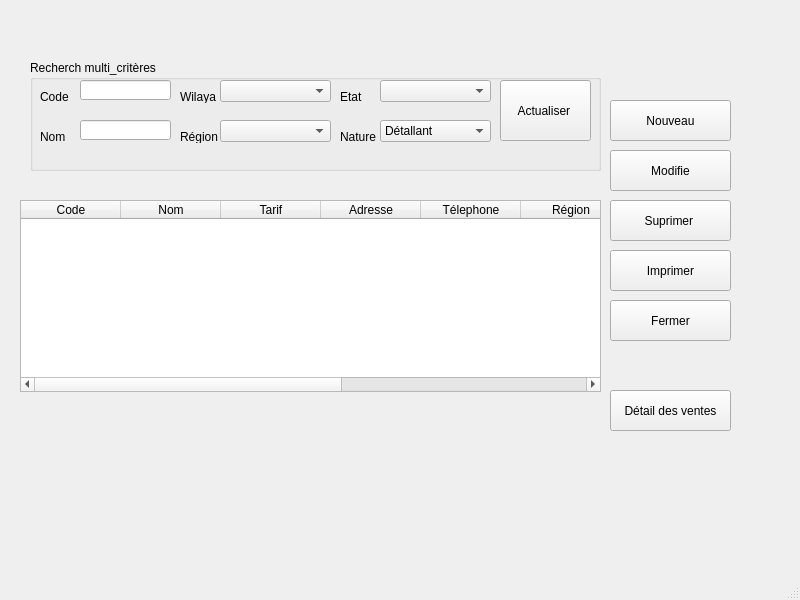
<?xml version="1.0" encoding="UTF-8"?>
<ui version="4.0">
 <class>MainWindow</class>
 <widget class="QMainWindow" name="MainWindow">
  <property name="geometry">
   <rect>
    <x>0</x>
    <y>0</y>
    <width>800</width>
    <height>600</height>
   </rect>
  </property>
  <property name="windowTitle">
   <string>MainWindow</string>
  </property>
  <widget class="QWidget" name="centralwidget">
   <widget class="QPushButton" name="pushButton_29">
    <property name="geometry">
     <rect>
      <x>610</x>
      <y>390</y>
      <width>121</width>
      <height>41</height>
     </rect>
    </property>
    <property name="text">
     <string>Détail des ventes</string>
    </property>
   </widget>
   <widget class="QTableWidget" name="tableWidget">
    <property name="geometry">
     <rect>
      <x>20</x>
      <y>200</y>
      <width>581</width>
      <height>192</height>
     </rect>
    </property>
    <column>
     <property name="text">
      <string>Code</string>
     </property>
    </column>
    <column>
     <property name="text">
      <string>Nom</string>
     </property>
    </column>
    <column>
     <property name="text">
      <string>Tarif</string>
     </property>
    </column>
    <column>
     <property name="text">
      <string>Adresse</string>
     </property>
    </column>
    <column>
     <property name="text">
      <string>Télephone</string>
     </property>
    </column>
    <column>
     <property name="text">
      <string>Région</string>
     </property>
    </column>
    <column>
     <property name="text">
      <string>Willaya</string>
     </property>
    </column>
    <column>
     <property name="text">
      <string>Mail</string>
     </property>
    </column>
    <column>
     <property name="text">
      <string>solde</string>
     </property>
    </column>
   </widget>
   <widget class="QPushButton" name="pushButton_3">
    <property name="geometry">
     <rect>
      <x>610</x>
      <y>100</y>
      <width>121</width>
      <height>41</height>
     </rect>
    </property>
    <property name="text">
     <string>Nouveau</string>
    </property>
   </widget>
   <widget class="QPushButton" name="pushButton_4">
    <property name="geometry">
     <rect>
      <x>610</x>
      <y>150</y>
      <width>121</width>
      <height>41</height>
     </rect>
    </property>
    <property name="text">
     <string>Modifie</string>
    </property>
   </widget>
   <widget class="QPushButton" name="pushButton_27">
    <property name="geometry">
     <rect>
      <x>610</x>
      <y>250</y>
      <width>121</width>
      <height>41</height>
     </rect>
    </property>
    <property name="text">
     <string>Imprimer</string>
    </property>
   </widget>
   <widget class="QPushButton" name="pushButton_28">
    <property name="geometry">
     <rect>
      <x>610</x>
      <y>300</y>
      <width>121</width>
      <height>41</height>
     </rect>
    </property>
    <property name="text">
     <string>Fermer</string>
    </property>
   </widget>
   <widget class="QGroupBox" name="groupBox_5">
    <property name="geometry">
     <rect>
      <x>30</x>
      <y>60</y>
      <width>571</width>
      <height>111</height>
     </rect>
    </property>
    <property name="title">
     <string>Recherch multi_critères</string>
    </property>
    <widget class="QComboBox" name="comboBox">
     <property name="geometry">
      <rect>
       <x>190</x>
       <y>20</y>
       <width>111</width>
       <height>22</height>
      </rect>
     </property>
    </widget>
    <widget class="QComboBox" name="comboBox_2">
     <property name="geometry">
      <rect>
       <x>190</x>
       <y>60</y>
       <width>111</width>
       <height>22</height>
      </rect>
     </property>
    </widget>
    <widget class="QComboBox" name="comboBox_3">
     <property name="geometry">
      <rect>
       <x>350</x>
       <y>20</y>
       <width>111</width>
       <height>22</height>
      </rect>
     </property>
    </widget>
    <widget class="QComboBox" name="comboBox_4">
     <property name="geometry">
      <rect>
       <x>350</x>
       <y>60</y>
       <width>111</width>
       <height>22</height>
      </rect>
     </property>
     <item>
      <property name="text">
       <string>Détallant</string>
      </property>
     </item>
     <item>
      <property name="text">
       <string>revendeur</string>
      </property>
     </item>
     <item>
      <property name="text">
       <string>Gros</string>
      </property>
     </item>
     <item>
      <property name="text">
       <string>Autre1</string>
      </property>
     </item>
     <item>
      <property name="text">
       <string>Autre2</string>
      </property>
     </item>
    </widget>
    <widget class="QPushButton" name="pushButton_25">
     <property name="geometry">
      <rect>
       <x>470</x>
       <y>20</y>
       <width>91</width>
       <height>61</height>
      </rect>
     </property>
     <property name="text">
      <string>Actualiser </string>
     </property>
    </widget>
    <widget class="QLineEdit" name="lineEdit">
     <property name="geometry">
      <rect>
       <x>50</x>
       <y>20</y>
       <width>91</width>
       <height>20</height>
      </rect>
     </property>
    </widget>
    <widget class="QLineEdit" name="lineEdit_2">
     <property name="geometry">
      <rect>
       <x>50</x>
       <y>60</y>
       <width>91</width>
       <height>20</height>
      </rect>
     </property>
    </widget>
    <widget class="QLabel" name="label">
     <property name="geometry">
      <rect>
       <x>10</x>
       <y>30</y>
       <width>47</width>
       <height>13</height>
      </rect>
     </property>
     <property name="text">
      <string>Code</string>
     </property>
    </widget>
    <widget class="QLabel" name="label_2">
     <property name="geometry">
      <rect>
       <x>10</x>
       <y>70</y>
       <width>47</width>
       <height>13</height>
      </rect>
     </property>
     <property name="text">
      <string>Nom</string>
     </property>
    </widget>
    <widget class="QLabel" name="label_3">
     <property name="geometry">
      <rect>
       <x>150</x>
       <y>30</y>
       <width>47</width>
       <height>13</height>
      </rect>
     </property>
     <property name="text">
      <string>Wilaya</string>
     </property>
    </widget>
    <widget class="QLabel" name="label_4">
     <property name="geometry">
      <rect>
       <x>150</x>
       <y>70</y>
       <width>47</width>
       <height>13</height>
      </rect>
     </property>
     <property name="text">
      <string>Région</string>
     </property>
    </widget>
    <widget class="QLabel" name="label_5">
     <property name="geometry">
      <rect>
       <x>310</x>
       <y>30</y>
       <width>47</width>
       <height>13</height>
      </rect>
     </property>
     <property name="text">
      <string>Etat</string>
     </property>
    </widget>
    <widget class="QLabel" name="label_6">
     <property name="geometry">
      <rect>
       <x>310</x>
       <y>70</y>
       <width>47</width>
       <height>13</height>
      </rect>
     </property>
     <property name="text">
      <string>Nature</string>
     </property>
    </widget>
   </widget>
   <widget class="QPushButton" name="pushButton_26">
    <property name="geometry">
     <rect>
      <x>610</x>
      <y>200</y>
      <width>121</width>
      <height>41</height>
     </rect>
    </property>
    <property name="text">
     <string>Suprimer </string>
    </property>
   </widget>
  </widget>
  <widget class="QMenuBar" name="menubar">
   <property name="geometry">
    <rect>
     <x>0</x>
     <y>0</y>
     <width>800</width>
     <height>21</height>
    </rect>
   </property>
  </widget>
  <widget class="QStatusBar" name="statusbar"/>
 </widget>
 <resources/>
 <connections/>
</ui>
